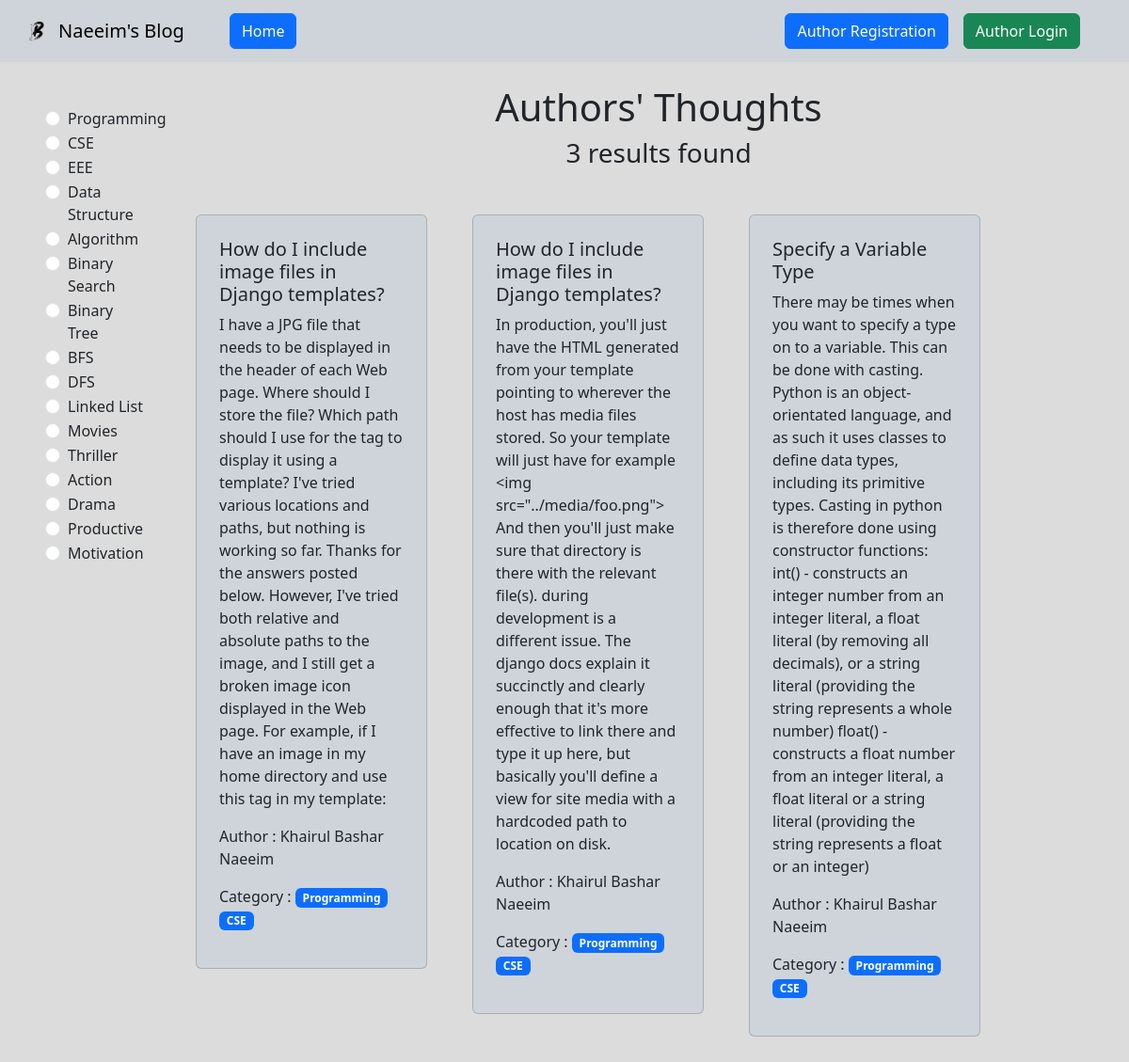
The page / on the database its author committed.
### categories/models.py (models this page shows, shortened)
class Category(models.Model):
    name = models.CharField(max_length=100)
    slug = models.SlugField(max_length=100, unique=True, null=True, blank=True)

### posts/models.py (models this page shows, shortened)
class Post(models.Model):
    title = models.CharField(max_length=50)
    content = models.TextField()
    category = models.ManyToManyField(Category)
    author = models.ForeignKey(User, on_delete=models.CASCADE)

### simple_blog/views.py (the view)
# urls.py: path('', homepage, name='home'),
def homepage(request, category_slug = None):
    data = Post.objects.all()
    if category_slug is not None:
        categories = Category.objects.get(slug = category_slug)
        data = Post.objects.filter(category = categories)
    categories = Category.objects.all()
    return render(request, 'home.html', {'data': data, 'categories' : categories})

### templates/home.html
{% extends 'base.html' %} {% block content %}
<div class="d-flex flex-wrap">
  <div class="col-2 px-5 py-5">
    {% for cat in categories %}
      <div class="form-check">
        <input class="form-check-input" type="radio" name="categories" id="{{cat.id}}">
        <label class="form-check-label" for="{{cat.id}}">
          <a href="{% url 'category_wise_post' cat.slug %}" class="text-decoration-none text-dark">{{cat.name}}</a>
        </label>
      </div>
    {% endfor %}
  </div>
  <div class="col-10 mb-5">
    <h1 class="text-center mt-4"> Authors' Thoughts </h1>
    <h3 class="text-center"> {{ data | length }} results found </h3>
    <div class="mt-5 px-2 d-flex flex-wrap gap-5">
      {% for post in data %}
        <div class="col-sm-3 mb-3 mb-sm-0 col-lg-3">
          <div class="card p-2 bg-dark-subtle">
            <div class="card-body">
              <h5 class="card-title">{{post.title}}</h5>
              <p class="card-text">
                {{post.content}}
              </p>
              <p>Author : {{post.author.first_name}} {{post.author.last_name}}</p>
              <p>Category :
                {% for cat in post.category.all %}
                  <span class="badge bg-primary">{{cat.name}}</span>
                {% endfor %}
              </p>
            </div>
          </div>
      </div>
      {% empty %}
      <h1 class="text-center"> "Currently, we don't have any authors' thoughts. Our authors are thinking about what to write next." </h1>
      {% endfor %}
    </div>
  </div>
</div>
{% endblock %}

### templates/base.html (shortened to what this page needs)
{% load static %}
<!DOCTYPE html>
<html lang="en">
  <head>
    <link
      href="https://cdn.jsdelivr.net/npm/bootstrap@5.3.3/dist/css/bootstrap.min.css"
      rel="stylesheet"
 />
  </head>
  <body style="background-color: gainsboro;">
    <section class="nav-bar">
      <nav class="navbar navbar-expand-lg navbar-light bg-dark-subtle">
        <div class="container-fluid">
          <img src="{% static 'images/logo.png' %}" alt="" style="height: 50px; width: 50px;">
          <a class="navbar-brand" href="{% url 'home' %}">Naeeim's Blog</a>
          <div class="collapse navbar-collapse mx-4" id="navbarSupportedContent">
            <ul class="navbar-nav me-auto mb-2 mb-lg-0">
             {% if request.user.is_authenticated %}
              <li class="nav-item">
                <a class="btn btn-primary mx-2" aria-current="page" href="{% url 'home' %}">Home</a>
              </li>
              <li class="nav-item">
                <a class="btn btn-success mx-2" href="{% url 'add_post' %}">Add Post</a>
              </li>
             {% else %}
              <li class="nav-item">
                <a class="btn btn-primary mx-2" aria-current="page" href="{% url 'home' %}">Home</a>
              </li>
             {% endif %}
            </ul>
            <div class="d-flex px-3">
              {% if request.user.is_authenticated %}
                <ul class="navbar-nav me-auto mb-2 mb-lg-0">
                  <li class="nav-item mx-3">
                    <a class="btn btn-primary" href="{% url 'profile' %}"> DashBoard </a>
                  </li>
                  <li class="nav-item">
                    <a class="btn btn-danger" href="{% url 'logout' %}"> Logout </a>
                  </li>
                </ul>
              {% else %}
                <ul class="navbar-nav me-auto mb-2 mb-lg-0">
                  <li class="nav-item mx-3">
                    <a class="btn btn-primary" href="{% url 'register' %}"> Author Registration </a>
                  </li>
                  <li class="nav-item">
                    <a class="btn btn-success" href="{% url 'login' %}"> Author Login </a>
                  </li>
                </ul>
              {% endif %}
            </div>
          </div>
        </div>
      </nav>
    </section>
    <div>
      {% block content %}
      {% endblock %}
    </div>
  </body>
</html>

### rows shown on the page
Category: name "Programming"
Category: name "CSE"
Category: name "EEE"
Category: name "Data Structure"
Category: name "Algorithm"
Category: name "Binary Search"
Category: name "Binary Tree"
Category: name "BFS"
Category: name "DFS"
Category: name "Linked List"
Category: name "Movies"
Category: name "Thriller"
Category: name "Action"
Category: name "Drama"
Category: name "Productive"
Category: name "Motivation"
Post: title "How do I include image files in Django templates?", content "I have a JPG file that needs to be displayed in the header of each Web page. Where should I store the file? Which path should I use for the tag to display it using a template? I've tried various locations and paths, but nothing is working so far. Thanks for the answers posted below. However, I've tried both relative and absolute paths to the image, and I still get a broken image icon displayed in the Web page. For example, if I have an image in my home directory and use this tag in my template:", author.first_name "Khairul Bashar", author.last_name "Naeeim"
Post: title "How do I include image files in Django templates?", content "In production, you'll just have the HTML generated from your template pointing to wherever the host has media files stored. So your template will just have for example <img src=\"../media/foo.png\"> And then you'll just make sure that directory is there with the relevant file(s). during development is a different issue. The django docs explain it succinctly and clearly enough that it's more effective to link there and type it up here, but basically you'll define a view for site media with a hardcoded path to location on disk.", author.first_name "Khairul Bashar", author.last_name "Naeeim"
Post: title "Specify a Variable Type", content "There may be times when you want to specify a type on to a variable. This can be done with casting. Python is an object-orientated language, and as such it uses classes to define data types, including its primitive types. Casting in python is therefore done using constructor functions: int() - constructs an integer number from an integer literal, a float literal (by removing all decimals), or a string literal (providing the string represents a whole number) float() - constructs a float number from an integer literal, a float literal or a string literal (providing the string represents a float or an integer)", author.first_name "Khairul Bashar", author.last_name "Naeeim"

### other values the page prints
{{ data | length }} "3"
